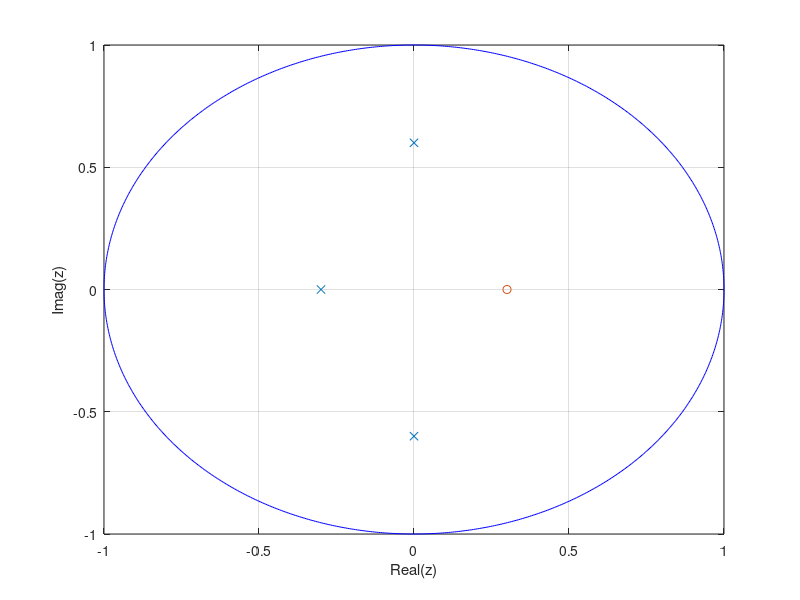
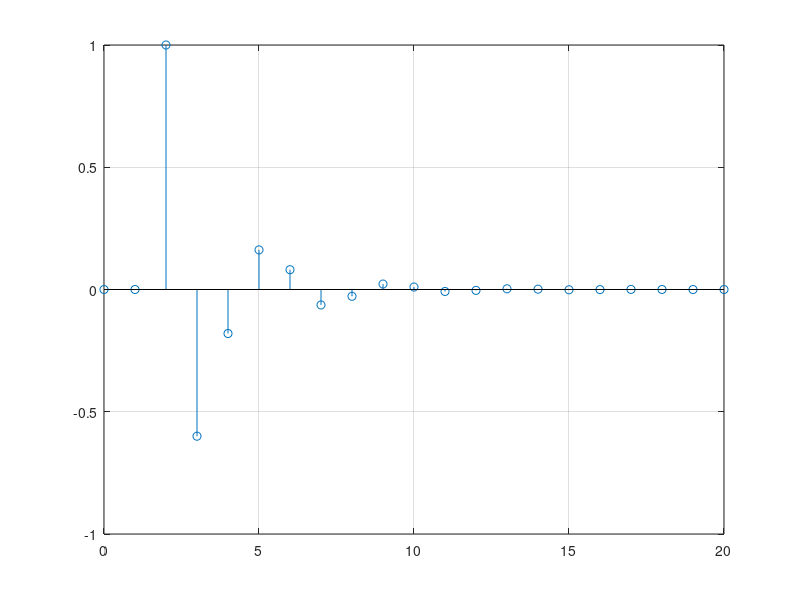

Here is the MATLAB script that generated these plots, in order: (Note: this script raises an error after producing the figures.)
clc;
clear;

t = linspace(0, 2*pi, 1000);
x = cos(t);
y = sin(t);
% 원을 그리는 함수

z1 = roots([1 -0.3]);
p1 = roots([1 0.3 0.36 0.108]);

figure(1)
plot(real(p1), imag(p1),'x',real(z1),imag(z1),'o', x,y,'-b','MarkerSize',20);
grid on;
xlabel('Real(z)');
ylabel('Imag(z)');
axis([-1 1 -1 1]);

[r1,p1,k1] = residue([1 -0.3],[1 0.3 0.36 0.108 0]);
% Z역변환을 하기 위해 분모항에 차수를 하나 더함

t = 0:1:20;
x1 = zeros(1, 21);  % 0~20까지의 수를 표현하기 위해 21개의 항이 있는 제로 열벡터 선언
for i = 1:1:length(r1)
        for k=1:1:20
            x1(k) = x1(k) + r1(i)*p1(i)^t(k);
        end
end
n = 0:1:20;

figure(2)
stem(n, x1);
grid on;

syms omega;
H_omega_b = 1;
for i = 1 : 1 : length(z1)
    H_omega_b = H_omega_b.*(exp(j*omega) - z1(i));
end
H_omega_a = 1;
for i = 1 : 1 : length(p1)
    H_omega_a = H_omega_a.*(exp(j*omega) - p1(i));
end

H_omega = H_omega_b./H_omega_a;

figure(3)
ezplot(abs(H_omega),[-3.1, 3.1]);
grid on;
ylabel('|H(w)|');
xlabel('Frequency w[rad/sec]');